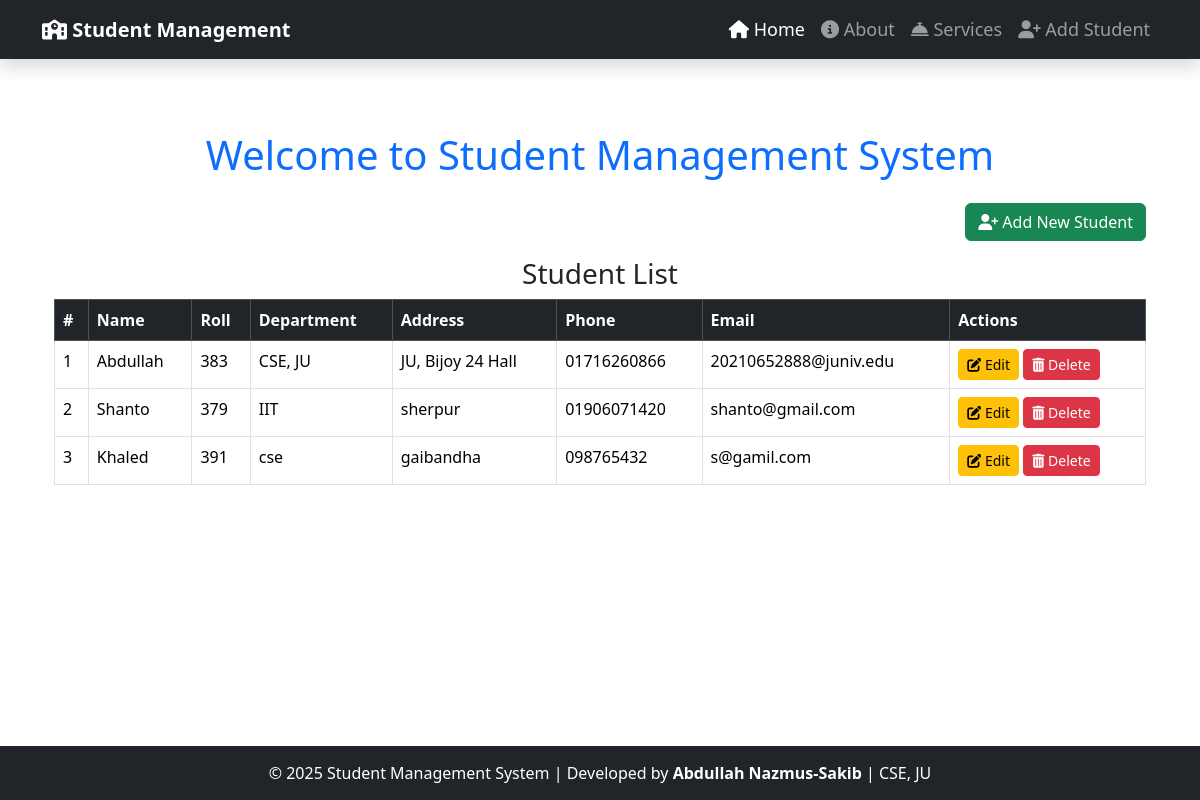
Before: / with the older database file.
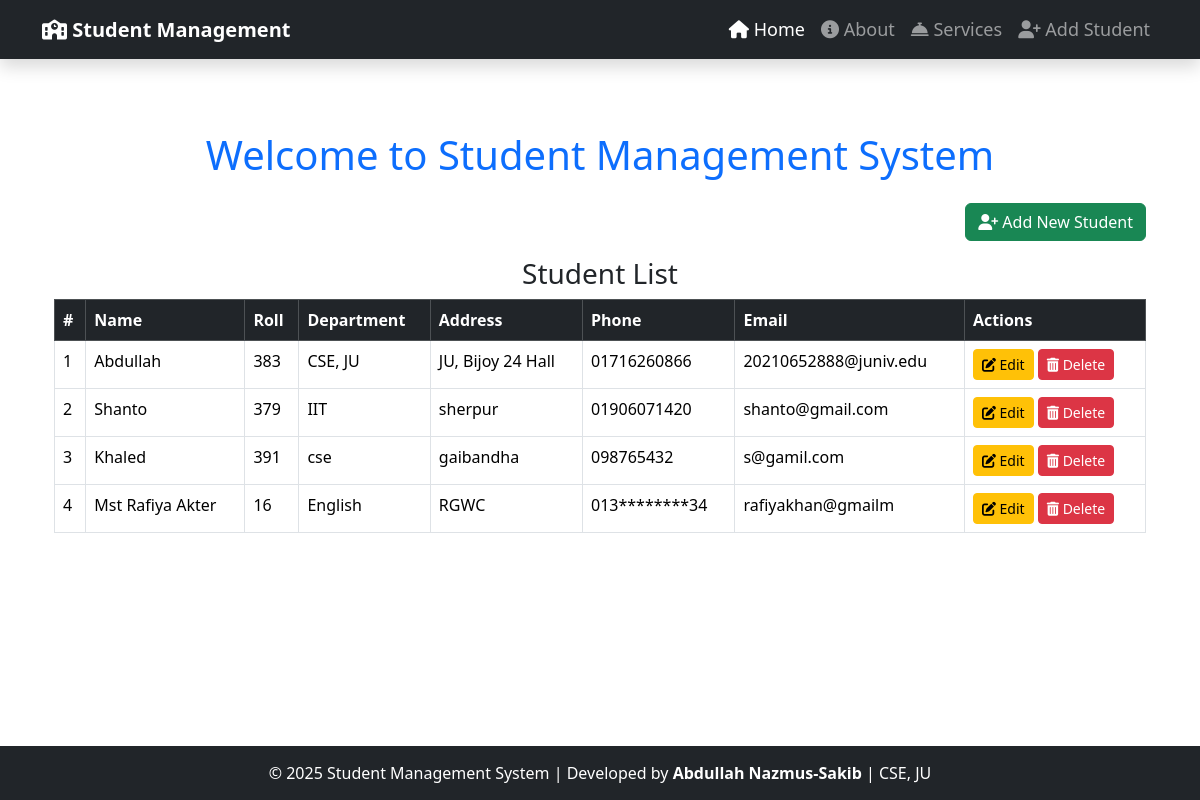
After: the same page with the newer database file.
### std_app/models.py (models this page shows, shortened)
class Student(models.Model):
    name = models.CharField(max_length=30)
    roll = models.CharField(max_length=5)
    dept = models.CharField(max_length=30)
    address = models.CharField(max_length=300)
    phone = models.CharField(max_length=15)
    email = models.EmailField(max_length=30)

### std_app/views.py (the view)
# urls.py: path("",views.HomePage,name='home'),
def HomePage(request):
    users = Student.objects.all()
    context = {'users': users}
    return render(request, "std_app/index.html", context)

### templates/std_app/index.html (shortened to what this page needs)
{% extends "std_app/base.html" %}
{% block content %}
    <div class="container mt-4">
        <h1 class="text-center text-primary mb-4">Welcome to Student Management System</h1>
        <div class="text-end mb-3">
            <a href="{% url 'addstd' %}" class="btn btn-success">
                <i class="fas fa-user-plus"></i> Add New Student
            </a>
        </div>
        <h3 class="text-center text-dark">Student List</h3>
        <div class="table-responsive">
            <table class="table table-bordered table-hover">
                <thead class="table-dark">
                    <tr>
                        <th>#</th>
                        <th>Name</th>
                        <th>Roll</th>
                        <th>Department</th>
                        <th>Address</th>
                        <th>Phone</th>
                        <th>Email</th>
                        <th>Actions</th>
                    </tr>
                </thead>
                <tbody>
                    {% for user in users %}
                        <tr>
                            <td>{{ forloop.counter }}</td>
                            <td>{{ user.name }}</td>
                            <td>{{ user.roll }}</td>
                            <td>{{ user.dept }}</td>
                            <td>{{ user.address }}</td>
                            <td>{{ user.phone }}</td>
                            <td>{{ user.email }}</td>
                            <td>
                                <a href="{% url 'edit' user.id %}" class="btn btn-warning btn-sm">
                                    <i class="fas fa-edit"></i> Edit
                                </a>
                                <form action="{% url 'delete' user.id %}" method="POST" class="d-inline">
                                    <button type="submit" class="btn btn-danger btn-sm" onclick="return confirm('Are you sure you want to delete this student?');">
                                        <i class="fas fa-trash-alt"></i> Delete
                                    </button>
                                </form>
                            </td>
                        </tr>
                    {% empty %}
                        <tr>
                            <td colspan="8" class="text-center text-danger">No students found.</td>
                        </tr>
                    {% endfor %}
                </tbody>
            </table>
        </div>
    </div>
{% endblock content %}

Changed rows visible on the page:
added Student: name "Mst Rafiya Akter", roll "16", dept "English", address "RGWC", phone "013********34", email "rafiyakhan@gmailm"
